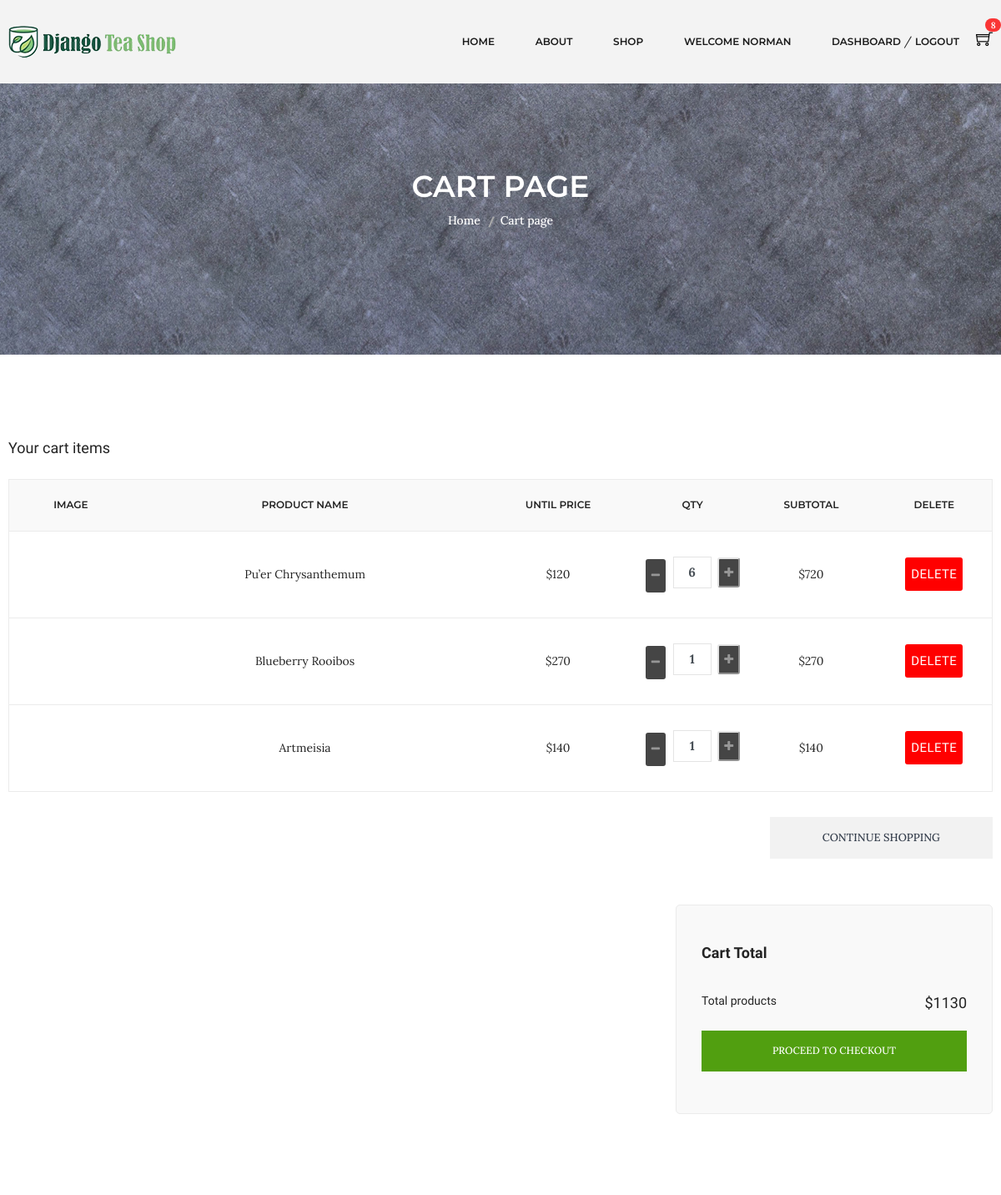
The app's page /cart/ (signed in, upper part), older data.
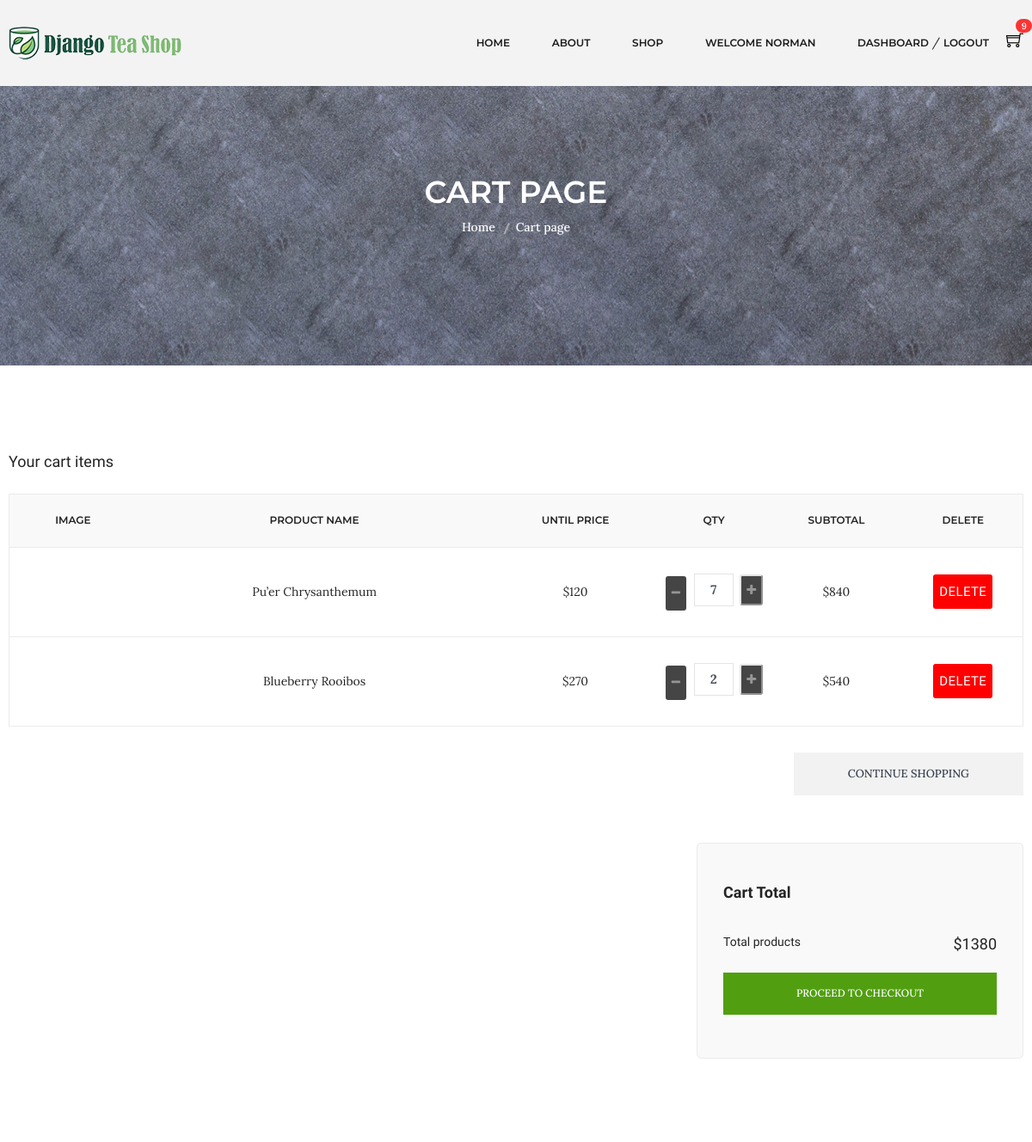
The same page, newer data.
### accounts/models.py (models this page shows, shortened)
class Account(AbstractBaseUser):
    first_name = models.CharField(max_length=50)
    last_name = models.CharField(max_length=50)
    username = models.CharField(max_length=100, unique=True)
    email = models.EmailField(max_length=100, unique=True)
    phone_number = models.CharField(max_length=50)
    date_joined = models.DateTimeField(auto_now_add=True)
    last_login = models.DateTimeField(auto_now_add=True)
    is_admin = models.BooleanField(default=False)
    is_staff = models.BooleanField(default=False)
    is_active = models.BooleanField(default=False)
    is_superadmin = models.BooleanField(default=False)
    USERNAME_FIELD = 'email'
    REQUIRED_FIELDS = ['username', 'first_name', 'last_name']
    objects = MyAccountManager()

### carts/models.py (models this page shows, shortened)
class CartItem(models.Model):
    user = models.ForeignKey(Account, on_delete=models.CASCADE, null=True)
    variations = models.ManyToManyField(Variation, blank=True)
    product = models.ForeignKey(Product, on_delete=models.CASCADE)
    cart = models.ForeignKey(Cart, on_delete=models.CASCADE, null=True)
    quantity = models.IntegerField()
    is_active = models.BooleanField(default=True)
    def sub_total(self):
        return self.product.discounted_price * self.quantity

### shop/models.py (models this page shows, shortened)
class Product(models.Model):
    tea_name = models.CharField(max_length=100, unique=True)
    tea_type = models.CharField(max_length=100)
    slug = models.SlugField(max_length=100, unique=True)
    origin = models.CharField(max_length=100)
    color = models.CharField(max_length=50, blank=True)
    aroma = models.CharField(max_length=100, blank=True)
    taste = models.CharField(max_length=100, blank=True)
    tea_nature  = models.CharField(max_length=100, blank=True)
    is_available = models.BooleanField(default=True)
    is_new = models.BooleanField(default=False)
    properties = models.TextField(max_length=300, blank=True)
    weight = models.IntegerField()
    original_price = models.IntegerField()
    discounted_price = models.IntegerField()
    discount_rate = models.IntegerField(blank=True)
    photo_1 = models.ImageField(upload_to='photos/%Y/%m/%d', blank=True)
    photo_1_t = models.ImageField(upload_to='photos/%Y/%m/%d', blank=True)
    photo_1_z = models.ImageField(upload_to='photos/%Y/%m/%d', blank=True)
    photo_2 = models.ImageField(upload_to='photos/%Y/%m/%d', blank=True)
    photo_2_t = models.ImageField(upload_to='photos/%Y/%m/%d', blank=True)
    photo_2_z = models.ImageField(upload_to='photos/%Y/%m/%d', blank=True)
    photo_3 = models.ImageField(upload_to='photos/%Y/%m/%d', blank=True)
    photo_3_t = models.ImageField(upload_to='photos/%Y/%m/%d', blank=True)
    photo_3_z = models.ImageField(upload_to='photos/%Y/%m/%d', blank=True)
    photo_4 = models.ImageField(upload_to='photos/%Y/%m/%d', blank=True)
    photo_4_t = models.ImageField(upload_to='photos/%Y/%m/%d', blank=True)
    photo_4_z = models.ImageField(upload_to='photos/%Y/%m/%d', blank=True)
    created_date = models.DateTimeField(default=datetime.now)
    modified_date = models.DateTimeField(default=datetime.now)
    stars = models.IntegerField()
    store = models.IntegerField()
    category = models.ForeignKey(Category, on_delete=models.CASCADE)
    def get_url(self):
        return reverse('product_detail', args=[self.category.slug, self.slug])

### carts/views.py (the view)
# urls.py: path('', views.cart, name='cart'),
def cart(request, total=0, quantity=0, cart_items=None):
    try:
        tax = 0
        grand_total = 0
        if request.user.is_authenticated:
            cart_items = CartItem.objects.filter(user=request.user, is_active=True)
        else:
            cart = Cart.objects.get(cart_id=_cart_id(request))
            cart_items = CartItem.objects.filter(cart=cart, is_active=True)
        for cart_item in cart_items:
            total += (cart_item.product.discounted_price * cart_item.quantity)
            quantity += cart_item.quantity
        grand_total = total
    except ObjectDoesNotExist:
        pass # just ignore
    context = {
        'total': total,
        'quantity': quantity,
        'cart_items': cart_items,
        'grand_total': grand_total,
    }
    return render(request, 'shop/cart.html', context)

### carts/context_processors.py (called while the page is built)
def counter(request):
    cart_count = 0
    if 'admin' in request.path:
        return {}
    else:
        try:
            cart = Cart.objects.filter(cart_id=_cart_id(request))
            if request.user.is_authenticated:
                cart_items = CartItem.objects.all().filter(user=request.user)
            else:
                cart_items = CartItem.objects.all().filter(cart=cart[:1])
            for cart_item in cart_items:
                cart_count += cart_item.quantity
        except cart.DoesNotExist:
            cart_count = 0
    return dict(cart_count=cart_count)

### carts/views.py (called while the page is built)
def _cart_id(request):
    cart = request.session.session_key
    if not cart:
        cart = request.session.create()
    return cart

### category/context_processors.py (called while the page is built)
def menu_links(request):
    links = Category.objects.all()
    return dict(links=links)

### templates/shop/cart.html (shortened to what this page needs)
{% extends 'base.html' %}
{% load static %}
{% block content %}
<div class="breadcrumb-area ptb-150" style="background-image: url(../static/img/banner/banner.jpg)">
  <div class="container">
    <div class="breadcrumb-content text-center mt-50">
      <h3>CART PAGE</h3>
      <ul>
        <li><a href="{% url 'index' %}">Home</a></li>
        <li class="active">Cart page</li>
      </ul>
    </div>
  </div>
</div>
<div class="cart-main-area ptb-100">
  <div class="container">
    {% if not cart_items %}
    <div class="text-center mb-100">
      <h4 class="mb-20">Your shopping cart is empty</h4>
      <a href="{% url 'shop' %}" type="button" class="button">&#x2004;Continue shopping&#x2004;</a>
    </div>
    {% else %}
    <h3 class="page-title">Your cart items</h3>
    <div class="row">
      <div class="col-lg-12 col-md-12 col-sm-12 col-12">
        <div class="table-content table-responsive">
          <table>
            <thead>
              <tr>
                <th>Image</th>
                <th>Product Name</th>
                <th>Until Price</th>
                <th>Qty</th>
                <th>Subtotal</th>
                <th>Delete</th>
              </tr>
            </thead>
            <tbody>
              {% for cart_item in cart_items %}
              <tr>
                <td class="product-thumbnail">
                </td>
                <td class="product-name">
                  <a href="{{ cart_item.product.get_url }}">{{ cart_item.product.tea_name }}</a>
                </td>
                <td class="product-price-cart">
                  <span class="amount">${{ cart_item.product.discounted_price }}</span>
                </td>
                <td class="product-quantity">
                  <div class="input-group input-spinner">
                    <div class="input-group-prepend">
                      <a href="{% url 'remove_cart' cart_item.product.id cart_item.id %}" class="button btn-light"
                        type="button" id="button-minus" style="background: #454545">
                        <i class="fa fa-minus"></i></a>&#x2006;
                    </div>
                    <input type="text" class="form-control" value="{{cart_item.quantity}}" />
                    <div class="input-group-append">
                      <form class="btn" action="{% url 'add_cart' cart_item.product.id %}" method="POST">
                        <button class="button btn-light" type="submit" id="button-plus" style="background: #454545">
                          <i class="fa fa-plus"></i>
                        </button>
                      </form>
                    </div>
                  </div>
                </td>
                <td class="product-subtotal">${{ cart_item.sub_total }}</td>
                <td class="product-remove">
                  <a type="button" onclick="return confirm('Are you sure you want to delete this item?')"
                    class="button btn-danger" href="{% url 'remove_cart_item' cart_item.product.id cart_item.id %}">
                    Delete
                  </a>
                </td>
              </tr>
              {% endfor %}
            </tbody>
          </table>
        </div>
        <div class="row">
          <div class="col-lg-12">
            <div class="cart-shiping-update-wrapper">
              <div class="cart-clear">
                <a href="{% url 'shop' %}">Continue Shopping</a>
              </div>
            </div>
          </div>
        </div>
        <div class="row">
          <div class="col-lg-4 col-md-6"></div>
          <div class="col-lg-4 col-md-6"></div>
          <div class="col-lg-4 col-md-12">
            <div class="grand-totall">
              <div class="title-wrap">
                <h4 class="cart-bottom-title section-bg-gary-cart">
                  Cart Total
                </h4>
              </div>
              <h5>Total products <span>${{ grand_total }}</span></h5>
              <a href="{% url 'checkout' %}">Proceed to Checkout</a>
            </div>
          </div>
        </div>
      </div>
    </div>
  </div>
</div>
{% endif %} {% endblock %}

### templates/base.html (shortened to what this page needs)
{% load static %}
<!DOCTYPE html>
<html lang="en">
  <head>
    <link href="{% static 'css/ui.css' %}" rel="stylesheet" type="text/css" />
    <link rel="stylesheet" href="{% static 'css/bootstrap.min.css' %}" />
    <link rel="stylesheet" href="{% static 'css/bootstrap.css' %}" />
    <link rel="stylesheet" href="{% static 'css/animate.min.css' %}" />
    <link rel="stylesheet" href="{% static 'css/owl.carousel.min.css' %}" />
    <link rel="stylesheet" href="{% static 'css/slick.css' %}" />
    <link rel="stylesheet" href="{% static 'css/chosen.min.css' %}" />
    <link rel="stylesheet" href="{% static 'css/font-awesome.min.css' %}" />
    <link rel="stylesheet" href="{% static 'css/themify-icons.css' %}" />
    <link rel="stylesheet" href="{% static 'css/ionicons.min.css' %}" />
    <link rel="stylesheet" href="{% static 'css/jquery-ui.css' %}" />
    <link rel="stylesheet" href="{% static 'css/meanmenu.min.css' %}" />
    <link rel="stylesheet" href="{% static 'css/style.css' %}" />
    <link rel="stylesheet" href="{% static 'css/responsive.css' %}" />
  </head>
  <body>
    {% include 'partials/_navbar.html' %}
    {% block content %} {% endblock %}
  </body>
</html>

### templates/partials/_navbar.html (shortened to what this page needs)
{% load static %}
<header class="header-area gray-bg clearfix fixed-top">
  <div class="header-bottom">
    <div class="container">
      <div class="row">
        <div class="col-lg-3 col-md-4 col-6">
          <div class="logo">
            <a href="{% url 'index' %}">
              <img alt="" src="{% static 'img/logo/logo.png' %}" />
            </a>
          </div>
        </div>
        <div class="col-lg-9 col-md-8 col-6">
          <div class="header-bottom-right">
            <div class="main-menu">
              <nav>
                <ul>
                  <li class="top-hover">
                    <a href="{% url 'index' %}">home</a>
                  </li>
                  <li><a href="{% url 'about' %}">about</a></li>
                  <li class="mega-menu-position top-hover">
                    <a href="{% url 'shop' %}">shop</a>
                  </li>
                  {% if user.id is None %}
                  <li class="top-hover">
                    <a href="{% url 'login' %}">login</a> / <a href="{% url 'register' %}">register</a>
                  </li>
                  {% else %}
                  <li><a href="#">Welcome {{ user.first_name }}</a></li>
                  <li class="top-hover">
                    <a href="{% url 'cart' %}">dashboard</a> / <a href="{% url 'logout' %}">logout</a>
                  </li>
                  {% endif %}
                </ul>
              </nav>
            </div>
            <div class="header-cart">
              <a href="{% url 'cart' %}" class="widget-header">
              <div class="cart-icon">
                <i class="ti-shopping-cart"></i>
              </div><span class="badge badge-pill badge-danger notify mt-25">{{cart_count}}</span>
            </a>
              </div>
            </div>
          </div>
        </div>
      </div>
    </div>
</header>

### templates/partials/_footer.html (shortened to what this page needs)
{% load static %}

### djangoteashop/static/css/ui.css (style rules this page uses)
html { font-family: "Inter", sans-serif; font-size: 15px; }
.widget-header { display: inline-block; vertical-align: middle; position: relative; }
.widget-header i { color: #969696; }
.widget-header .notify { position: absolute; top: -3px; right: -10px; }
.btn-light { background-color: #fff; border-color: #e4e4e4; }
.btn-light i { color: #969696; }
.notify { position: absolute; top: -4px; right: -10px; display: inline-block; padding: 0.25em 0.6em; font-size: 12px; line-height: 1; text-align: center; border-radius: 3rem; color: #fff; background-color: #fa3434; }
.input-spinner { width: 125px; flex-wrap: nowrap; display: inline-flex; vertical-align: middle; }
.input-spinner input.form-control { text-align: center; max-width: 46px; font-weight: bold; flex-basis: 46px; border-color: #e4e4e4; flex-grow: 0; }
.input-spinner .btn { width: 42px; text-align: center; padding-left: 0.5rem; padding-right: 0.5rem; }

Row changes from the older to the newer data that the page shows:
removed CartItem: product.tea_name "Artmeisia", product.discounted_price "140", quantity "1", sub_total "140"
changed CartItem "Pu’er Chrysanthemum": quantity "6" → "7"; sub_total "720" → "840"
changed CartItem "Blueberry Rooibos": quantity "1" → "2"; sub_total "270" → "540"
Text that changed along with them:
{{ cart_count }}: "8" → "9"
{{ grand_total }}: "1130" → "1380"
